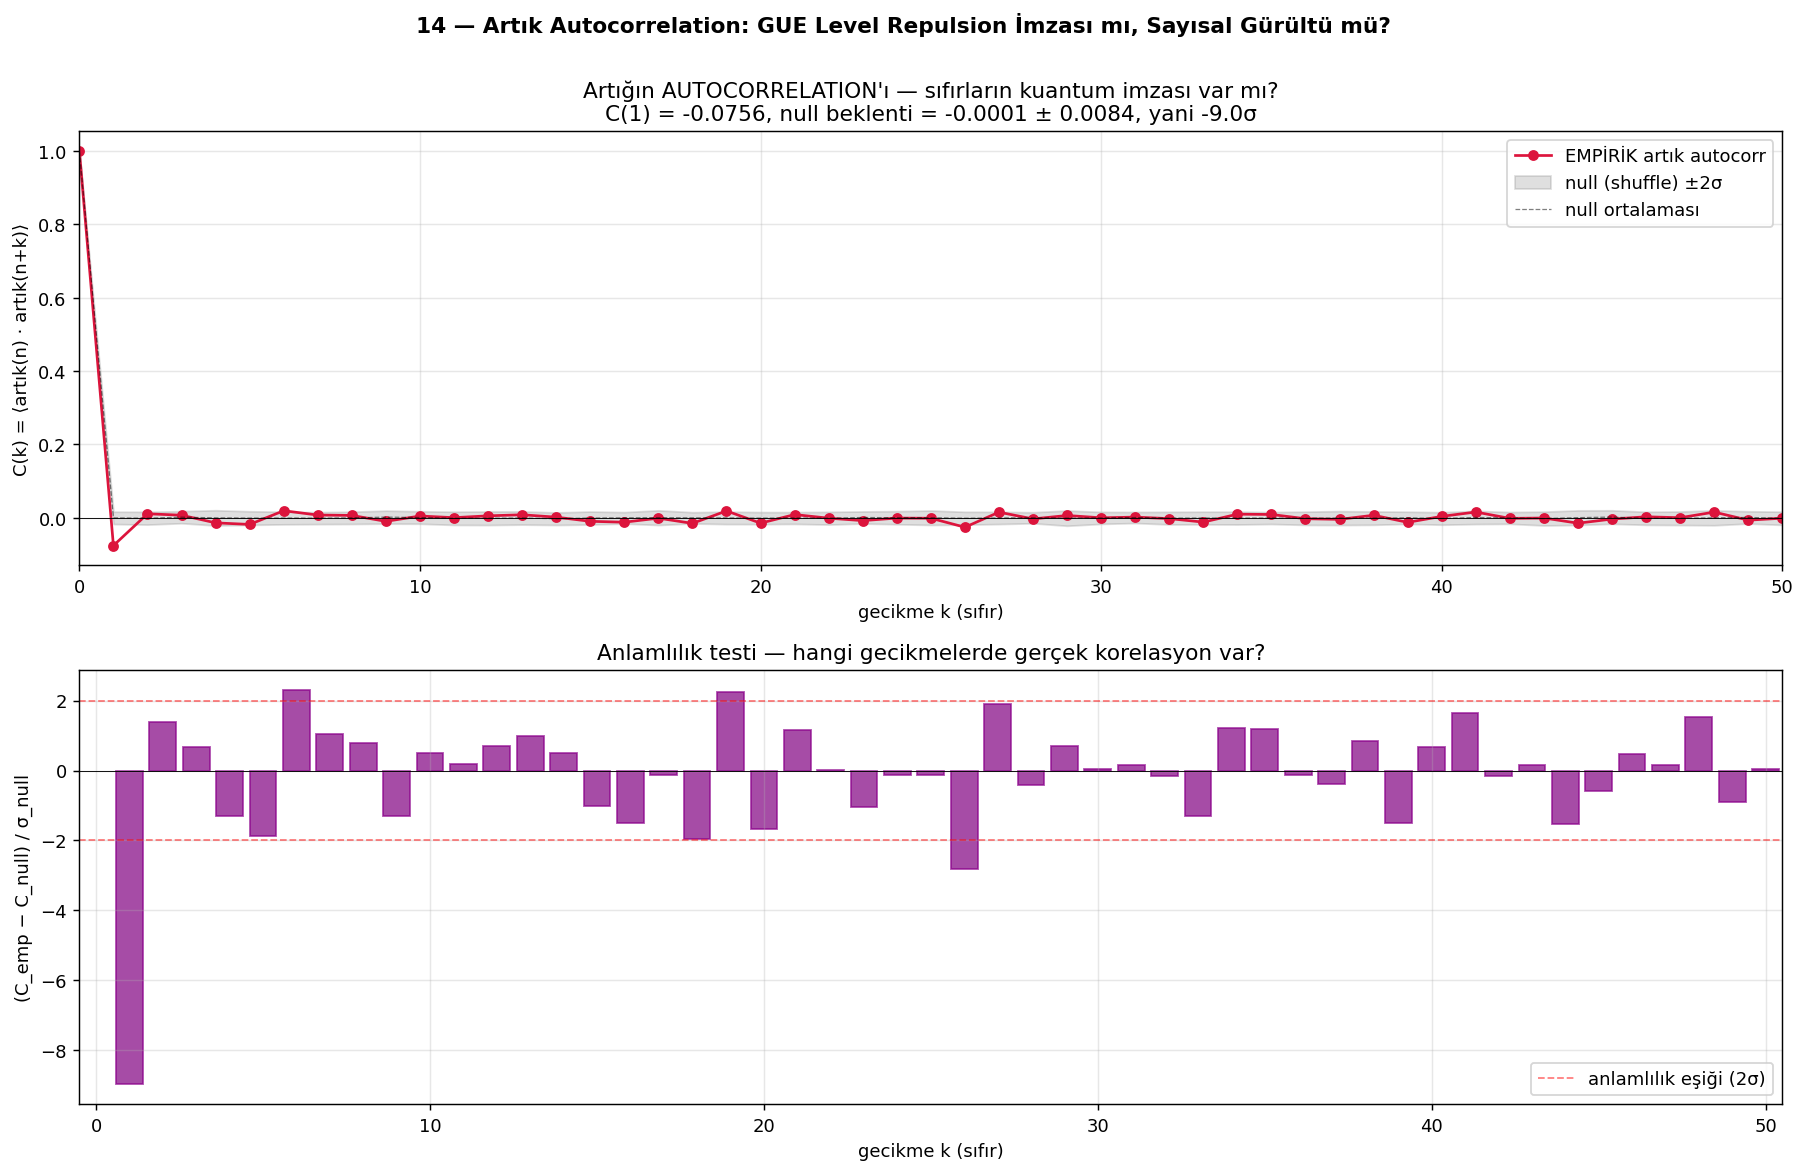

Here is the Python script that generated this plot:
"""
14 — Artığın Autocorrelation Testi
===================================

Soru: 13_gonek_test'teki artık (empirik δ − explicit formula öngörüsü)
ardışık değerlerinde GUE level repulsion imzası taşıyor mu?

Test:
  - C(k) = ⟨artık(n) · artık(n+k)⟩ / ⟨artık²⟩
  - Eğer rastgele (sayısal artık): C(k) ≈ 0 her k > 0 için
  - Eğer GUE level repulsion: C(1) < 0, sonra salınım
  - Baseline: artığı KARIŞTIR (shuffle), autocorrelation hesapla → null hypothesis

GUE öngörüsü: ardışık seviyeler birbirini iter → komşu artıkları ters yönde.
"""

import numpy as np
import matplotlib.pyplot as plt
from pathlib import Path
from scipy.fft import rfft, rfftfreq

ROOT = Path(__file__).resolve().parent.parent
gamma = np.loadtxt(ROOT / "zeros_100k.txt")

# ============================================================
# 13_gonek_test'teki HASSAS öngörüyü yeniden üret
# ============================================================
def N_smooth_hassas(t):
    base = (t/(2*np.pi)) * np.log(t/(2*np.pi*np.e)) + 7/8
    corr1 = 1.0 / (48 * np.pi * t)
    corr2 = 7.0 / (5760 * np.pi * t**3)
    return base + corr1 + corr2

def t_of_n_hassas(n_arr):
    target = n_arr - 0.5
    t = np.maximum(2*np.pi * n_arr / np.maximum(np.log(n_arr+2), 1), 1.0)
    for _ in range(80):
        F = N_smooth_hassas(t) - target
        Fp = np.log(t/(2*np.pi))/(2*np.pi) \
             - 1.0/(48*np.pi*t**2) \
             - 21.0/(5760*np.pi*t**4)
        t = t - F/Fp
        t = np.maximum(t, 1.0)
    return t

def primes_upto(N):
    s = np.ones(N+1, bool); s[:2] = False
    for i in range(2, int(N**0.5)+1):
        if s[i]: s[i*i::i] = False
    return np.flatnonzero(s)

N_use = 4000
n_arr = np.arange(1, N_use+1)
gamma_use = gamma[:N_use]
t_pred = t_of_n_hassas(n_arr)
delta_emp = gamma_use - t_pred

# Explicit formula öngörü
P = primes_upto(500)
delta_pred = np.zeros(N_use)
for i, gn in enumerate(gamma_use):
    log_factor = np.log(gn / (2*np.pi))
    s = 0.0
    pk_lim = (2*np.pi*gn) ** 0.5
    for p in P:
        if p > pk_lim: break
        log_p = np.log(p)
        for k in [1, 2, 3]:
            pk = p**k
            if pk > pk_lim: break
            s += np.sin(gn * k * log_p) / (k * np.sqrt(pk))
    delta_pred[i] = (2.0 / log_factor) * s

artik = delta_emp - delta_pred
artik_centered = artik - artik.mean()

print(f"Artık istatistik:")
print(f"  mean = {artik.mean():+.5f}")
print(f"  std  = {artik.std():.5f}")
print(f"  N    = {len(artik)}")

# ============================================================
# Autocorrelation
# ============================================================
def autocorr(x, max_lag):
    n = len(x)
    var = np.var(x)
    return np.array([np.mean(x[:n-k] * x[k:]) / var for k in range(max_lag+1)])

max_lag = 50
C_emp = autocorr(artik_centered, max_lag)

# Baseline: artığı KARIŞTIR (null hypothesis)
rng = np.random.default_rng(7)
N_shuffle = 100
C_null_all = []
for _ in range(N_shuffle):
    shuffled = rng.permutation(artik_centered)
    C_null_all.append(autocorr(shuffled, max_lag))
C_null = np.array(C_null_all)
C_null_mean = C_null.mean(axis=0)
C_null_std = C_null.std(axis=0)

# Sapma normalize: kaç sigma uzakta?
sigma = (C_emp - C_null_mean) / C_null_std

print(f"\nAutocorrelation (ilk 10 gecikme):")
print(f"{'k':>3} {'C_emp':>10} {'C_null (μ±σ)':>20} {'sigma':>8}")
for k in range(11):
    print(f"{k:>3} {C_emp[k]:>+10.4f} {C_null_mean[k]:>+10.4f}±{C_null_std[k]:.4f}  {sigma[k]:>+8.2f}σ")

# ============================================================
# Plot
# ============================================================
fig, axes = plt.subplots(2, 1, figsize=(14, 9))

# (1) Autocorrelation
ax = axes[0]
ax.plot(range(max_lag+1), C_emp, "o-", color="crimson", lw=1.5, ms=5,
        label="EMPİRİK artık autocorr")
# Null bandı (±2σ)
ax.fill_between(range(max_lag+1),
                C_null_mean - 2*C_null_std,
                C_null_mean + 2*C_null_std,
                color="grey", alpha=0.25, label="null (shuffle) ±2σ")
ax.plot(range(max_lag+1), C_null_mean, "k--", lw=0.7, alpha=0.5, label="null ortalaması")
ax.axhline(0, color="black", lw=0.5)
ax.set_xlabel("gecikme k (sıfır)")
ax.set_ylabel("C(k) = ⟨artık(n) · artık(n+k)⟩")
ax.set_title(f"Artığın AUTOCORRELATION'ı — sıfırların kuantum imzası var mı?\n"
             f"C(1) = {C_emp[1]:+.4f}, null beklenti = {C_null_mean[1]:+.4f} ± {C_null_std[1]:.4f}, "
             f"yani {sigma[1]:+.1f}σ")
ax.legend(fontsize=10)
ax.grid(alpha=0.3)
ax.set_xlim(0, max_lag)

# (2) Sigma (kaç sigma anlamlı)
ax = axes[1]
ax.bar(range(max_lag+1), sigma, color="purple", alpha=0.7, edgecolor="darkmagenta")
ax.axhline(0, color="black", lw=0.5)
ax.axhline(2, color="red", lw=1, ls="--", alpha=0.5, label="anlamlılık eşiği (2σ)")
ax.axhline(-2, color="red", lw=1, ls="--", alpha=0.5)
ax.set_xlabel("gecikme k (sıfır)")
ax.set_ylabel("(C_emp − C_null) / σ_null")
ax.set_title("Anlamlılık testi — hangi gecikmelerde gerçek korelasyon var?")
ax.legend(fontsize=10)
ax.grid(alpha=0.3)
ax.set_xlim(-0.5, max_lag+0.5)

plt.suptitle("14 — Artık Autocorrelation: GUE Level Repulsion İmzası mı, Sayısal Gürültü mü?",
             fontsize=12, fontweight="bold", y=0.998)
plt.tight_layout()

out = Path(__file__).parent / "14_autocorrelation.png"
plt.savefig(out, dpi=130, bbox_inches="tight")
print(f"\nKaydedildi: {out}")

# ============================================================
# Yorumlama
# ============================================================
significant_neg = np.where((sigma < -2) & (np.arange(max_lag+1) > 0))[0]
significant_pos = np.where((sigma > 2) & (np.arange(max_lag+1) > 0))[0]

print(f"\n=== YORUM ===")
print(f"Anlamlı NEGATİF korelasyonlu gecikmeler (k>0): {len(significant_neg)}")
if len(significant_neg) > 0:
    print(f"  Liste: {list(significant_neg)}")
print(f"Anlamlı POZİTİF korelasyonlu gecikmeler (k>0): {len(significant_pos)}")
if len(significant_pos) > 0:
    print(f"  Liste: {list(significant_pos)}")

if abs(sigma[1]) < 2:
    print(f"\nC(1) anlamsız → ardışık artıklar bağımsız → SAYISAL ARTIK")
elif sigma[1] < -2:
    print(f"\nC(1) güçlü negatif → ardışık artıklar TERS YÖNDE → LEVEL REPULSION imzası")
elif sigma[1] > 2:
    print(f"\nC(1) güçlü pozitif → ardışık artıklar AYNI YÖNDE → trend/clustering var")
